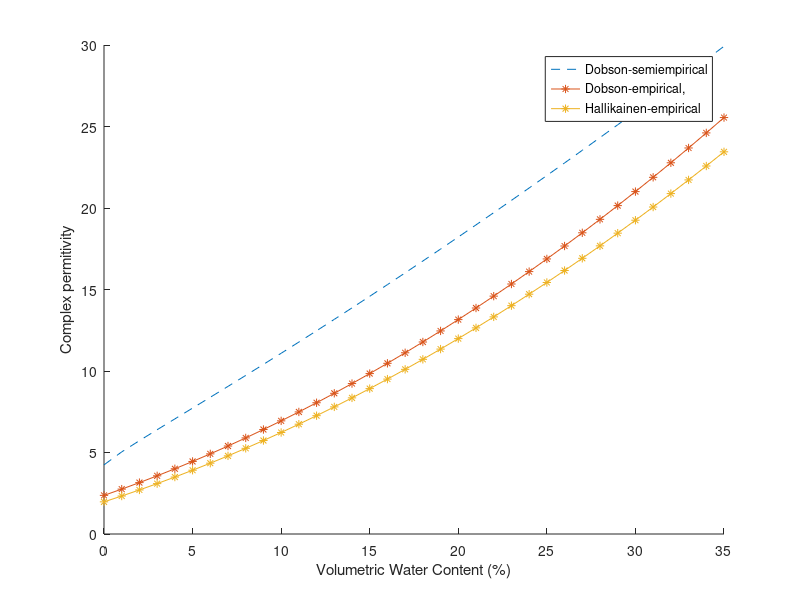

MATLAB code to generate this figure:
%%
% Compare Hallikainen, Dobson-empirical, Dobson-semiempirical
%%
clc
clear all
S=.75; %It must me calculated from field data.
C=.10;%It must me calculated from field data.
alpha=0.65;
b_d=(1.2748-0.519*S-0.152*C);
b_dd=(1.33797-0.603*S-0.166*C);
rho_s=2.56; % in [g/m^3]
rho_b=1.5; % in [g/m^3]   %It must me calculated from field data.
Mv=0:0.01:0.35;
Es=((1.01+0.44*rho_s)^2)-0.062;
f= 1.4*10^9; %1.4 GHz
const=(0.58*10^(-10))*f;
Ewinf=4.9;
Ewo=80.1;
Efw_d= Ewinf+((Ewo-Ewinf)/(1+(const)^2));
sigma_eff=-1.645+1.939*rho_b-2.25622*S+1.594*C;
Efw_dd= ((const*(Ewo-Ewinf))/(1+(const)^2))+ (sigma_eff*(rho_s-rho_b)./(const*rho_s.*Mv));
permitivity_real= (1+((rho_b/rho_s)*(Es^alpha))+ ((Mv.^b_d)*(Efw_d^alpha))-Mv).^(1/alpha);
permitivity_img=((Mv.^b_dd)*(Efw_d^alpha)).^(1/alpha);
epsi=permitivity_real%-i*permitivity_img;
epsi_mod=abs(epsi);
%plot(Mv*100,permitivity_real,'-*')
hold on
%plot(Mv*100,permitivity_img,'-o')
hold on
plot(Mv*100,epsi_mod,'--')
xlabel('Volumetric Water Content (%)')
ylabel('Complex permitivity')

%%
clc
c=3*10^8;
lambda=((3*10^8)/(1.4*10^9))*1000;   % 1.4 GHz lambda in mm
Mv=0:0.01:.35;
S=75%82;
C=10%01;
theta=0;
e_real= 2.37+(-5.24+0.55*S+0.15*C).*Mv+(146.04-0.74*S-0.85*C)*Mv.^2;
e_img= 0.06+(6.69+0.0367*S-0.0620*C).*Mv+(16.17-0.30*S+0.27*C)*Mv.^2;
e_tot=e_real%-i*e_img;
e_tot=abs(e_tot);
plot(Mv*100,e_tot,'-*')
hold on
e_real= (2.862-0.012*S+0.001*C)+(3.803+0.462*S-0.341*C).*Mv+(119.006-0.50*S-0.633*C)*Mv.^2;
e_img= (0.356-0.003*S-0.008*C)+(5.507+0.044*S-0.002*C).*Mv+(17.753-0.313*S+0.206*C)*Mv.^2;
e_tot=e_real%-i*e_img;
e_tot=abs(e_tot);
plot(Mv*100,e_tot,'-*')
legend('Dobson-semiempirical','Dobson-empirical, ','Hallikainen-empirical')
